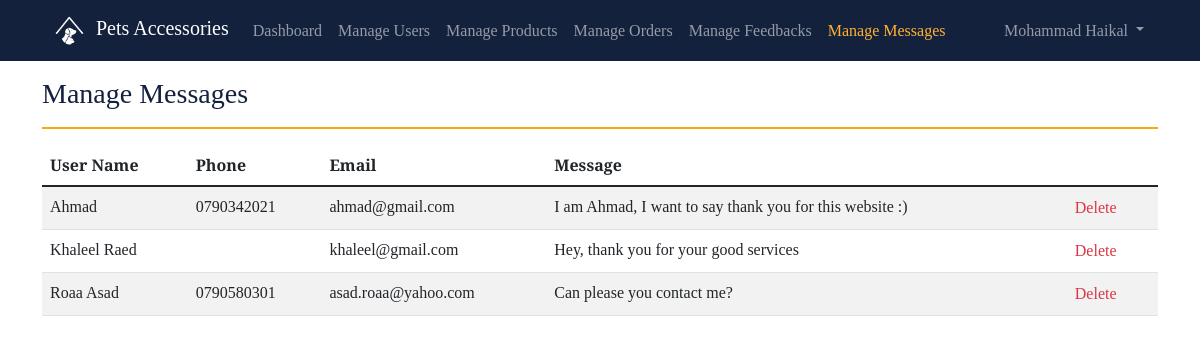
Screenshot of /petaccesories/manageMessages.php (signed in) with the database file from the repository.
### tables this page shows
CREATE TABLE IF NOT EXISTS `user` (
  `id` int(11) NOT NULL AUTO_INCREMENT,
  `is_admin` tinyint(1) DEFAULT '0',
  `first_name` varchar(30) NOT NULL,
  `last_name` varchar(30) NOT NULL,
  `email` varchar(50) NOT NULL,
  `phone` varchar(20) NOT NULL,
  `password` varchar(50) NOT NULL,
  `created_at` timestamp NOT NULL DEFAULT CURRENT_TIMESTAMP,
  PRIMARY KEY (`id`),
  UNIQUE KEY `UNIQUE` (`email`) USING BTREE
);

CREATE TABLE IF NOT EXISTS `message` (
  `id` int(11) NOT NULL AUTO_INCREMENT,
  `name` varchar(40) NOT NULL,
  `phone` varchar(20) DEFAULT NULL,
  `email` varchar(50) NOT NULL,
  `message` text NOT NULL,
  PRIMARY KEY (`id`)
);

### petaccesories/modules/Admin.php (called while the page is built, shortened)
<?php
class Admin extends User
{
  public static function check()
  {
    if (isset($_SESSION['admin_id'])) {
      return true;
    } else {
      return false;
    }
  }
  public static function getAdminFullName()
  {
    $admin = self::getAdmin()[0];
    return $admin['first_name'] . " " . $admin['last_name'];
  }
  public static function getAdmin()
  {
    return self::getQueryResults("SELECT * FROM `user` WHERE  `id` = {$_SESSION['admin_id']}");
  }
}

### petaccesories/modules/DB.php (called while the page is built, shortened)
<?php
class DB
{
  protected static $servername;
  protected static $username;
  protected static $password;
  protected static $dbname;
  protected static function connect()
  {
    self::$servername = "localhost";
    self::$username = "root";
    self::$password = "";
    self::$dbname = "petaccessories";
    $conn = new mysqli(self::$servername, self::$username, self::$password, self::$dbname);
    return $conn;
  }
  protected static function getQueryResults($sql){
    $result = mysqli_query(self::connect(), $sql);
    return mysqli_fetch_all($result, MYSQLI_ASSOC);
  }
}

### petaccesories/modules/Message.php (called while the page is built, shortened)
<?php
class Message extends DB
{
    public static function viewAll()
    {
        return self::getQueryResults("SELECT * FROM `message`");
    }
}

### petaccesories/manageMessages.php (the view, shortened to what this page needs)
<?php
$messages = Message::viewAll();
?>
<!DOCTYPE html>
<html lang="en" dir="auto">
<?php include('./templates/head.php') ?>
<body>
    <?php include('./templates/adminNav.php') ?>
    <div class="container py-3">
        <h3 class="mb-0">Manage Messages</h3>
        <hr class="myCustomHr">
        <div style="width: 100%; overflow-x: auto;" class="mb-3">
            <table class="table table-striped table-hover">
                <?php if (!empty($messages)) : ?>
                    <thead>
                        <tr>
                            <th>User Name</th>
                            <th>Phone</th>
                            <th>Email</th>
                            <th>Message</th>
                        </tr>
                    </thead>
                    <tbody>
                        <?php foreach ($messages as $message) : ?>
                            <tr>
                                <td><?= $message['name'] ?></td>
                                <td><?= $message['phone'] ?></td>
                                <td><?= $message['email'] ?></td>
                                <td><?= $message['message'] ?></td>
                                <td>
                                    <form style="width: fit-content;" method="post" action="<?php echo $_SERVER['PHP_SELF']; ?>">
                                        <button name="deleteMessage" onclick="return confirm('Are you sure to delete this message?')" type="submit" class="link-danger bg-transparent border-0">Delete</button>
                                    </form>
                                </td>
                            </tr>
                        <?php endforeach ?>
                    </tbody>
                <?php else : ?>
                    <p class="text-muted text-center">No Messages found.</p>
                <?php endif ?>
            </table>
        </div>
    </div>
</body>
</html>

### petaccesories/templates/adminNav.php (shortened to what this page needs)
<?php
    $currentPage = basename($_SERVER['PHP_SELF']);
?>
<nav class="navbar navbar-expand-md navbar-dark bg-dark sticky-top">
        <div class="container-fluid pe-md-5 ps-md-5">
            <a class="navbar-brand" href="index.php">
                <img src="./img/logo.png" class="mx-1 " style="width: 35px; height: 35px;" alt="Logo">
                Pets Accessories
            </a>
            <div class="collapse navbar-collapse" id="navbarNavDropdown">
                <ul class="navbar-nav">
                    <li class="nav-item">
                        <a class="nav-link <?php if ($currentPage == 'dashboard.php') {echo "active";}?>" href="./dashboard.php">Dashboard</a>
                    </li>
                    <li class="nav-item">
                        <a class="nav-link <?php if ($currentPage == 'manageUsers.php') {echo "active";}?>" href="./manageUsers.php">Manage Users</a>
                    </li>
                    <li class="nav-item">
                        <a class="nav-link <?php if ($currentPage == 'manageProducts.php') {echo "active";}?>" href="./manageProducts.php">Manage Products</a>
                    </li>
                    <li class="nav-item">
                        <a class="nav-link <?php if ($currentPage == 'manageOrders.php') {echo "active";}?>" href="./manageOrders.php">Manage Orders</a>
                    </li>
                    <li class="nav-item">
                        <a class="nav-link <?php if ($currentPage == 'manageFeedbacks.php') {echo "active";}?>" href="./manageFeedbacks.php">Manage Feedbacks</a>
                    </li>
                    <li class="nav-item">
                        <a class="nav-link <?php if ($currentPage == 'manageMessages.php') {echo "active";}?>" href="./manageMessages.php">Manage Messages</a>
                    </li>
                </ul>
                <?php if (Admin::check()) : ?>
                    <ul class="navbar-nav ms-auto">
                        <li class="nav-item dropdown">
                            <a class="nav-link dropdown-toggle" href="#" role="button" data-bs-toggle="dropdown" aria-expanded="false">
                                <?php echo Admin::getAdminFullName() ?>
                            </a>
                        </li>
                    </ul>
                <?php endif; ?>
            </div>
        </div>
    </nav>

### rows the page displays
user: Admin::getAdminFullName() "Mohammad Haikal"
message: name "Ahmad", phone "0790342021", email "ahmad@gmail.com", message "I am Ahmad, I want to say thank you for this website :)"
message: name "Khaleel Raed", email "khaleel@gmail.com", message "Hey, thank you for your good services"
message: name "Roaa Asad", phone "0790580301", email "asad.roaa@yahoo.com", message "Can please you contact me?"
